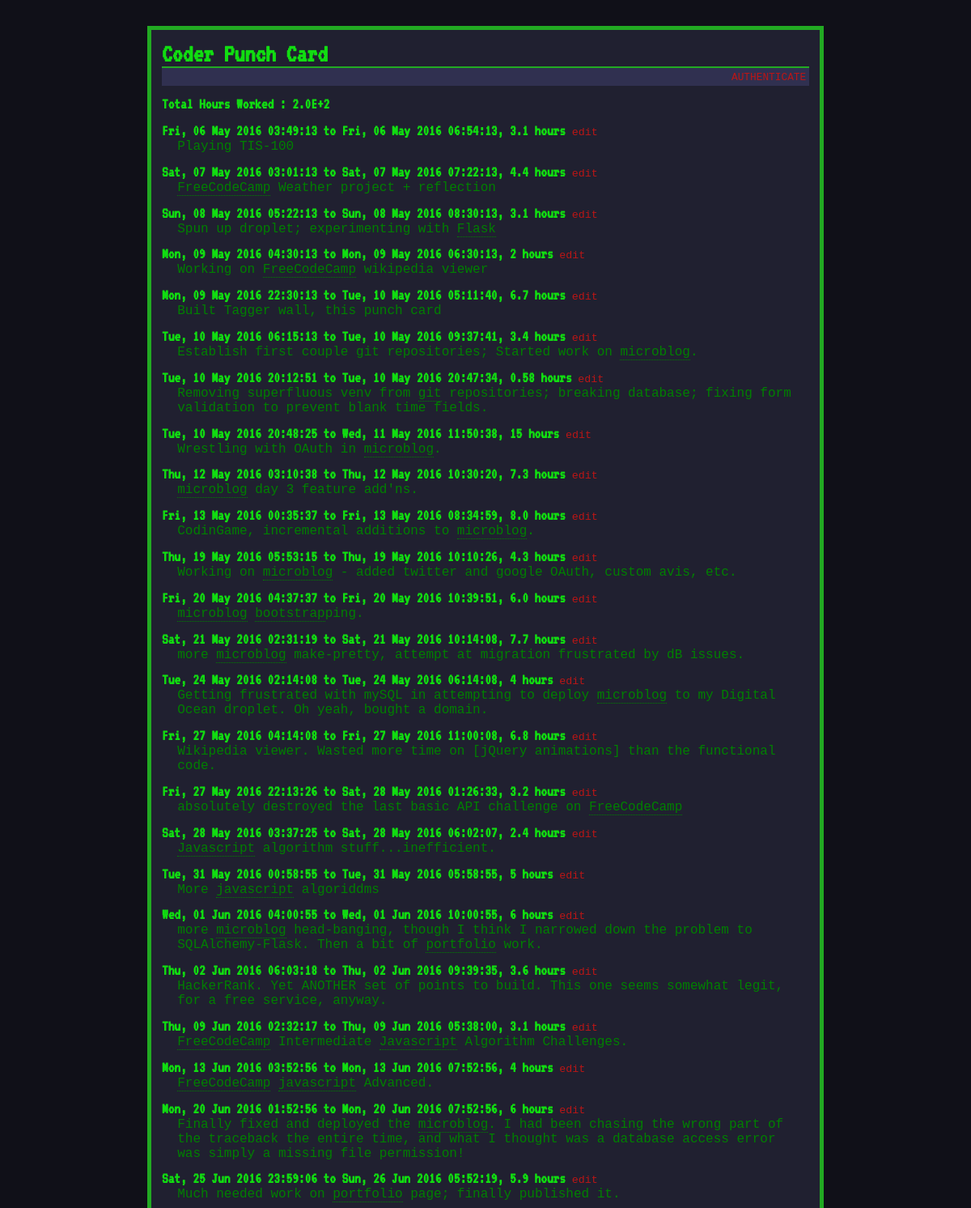
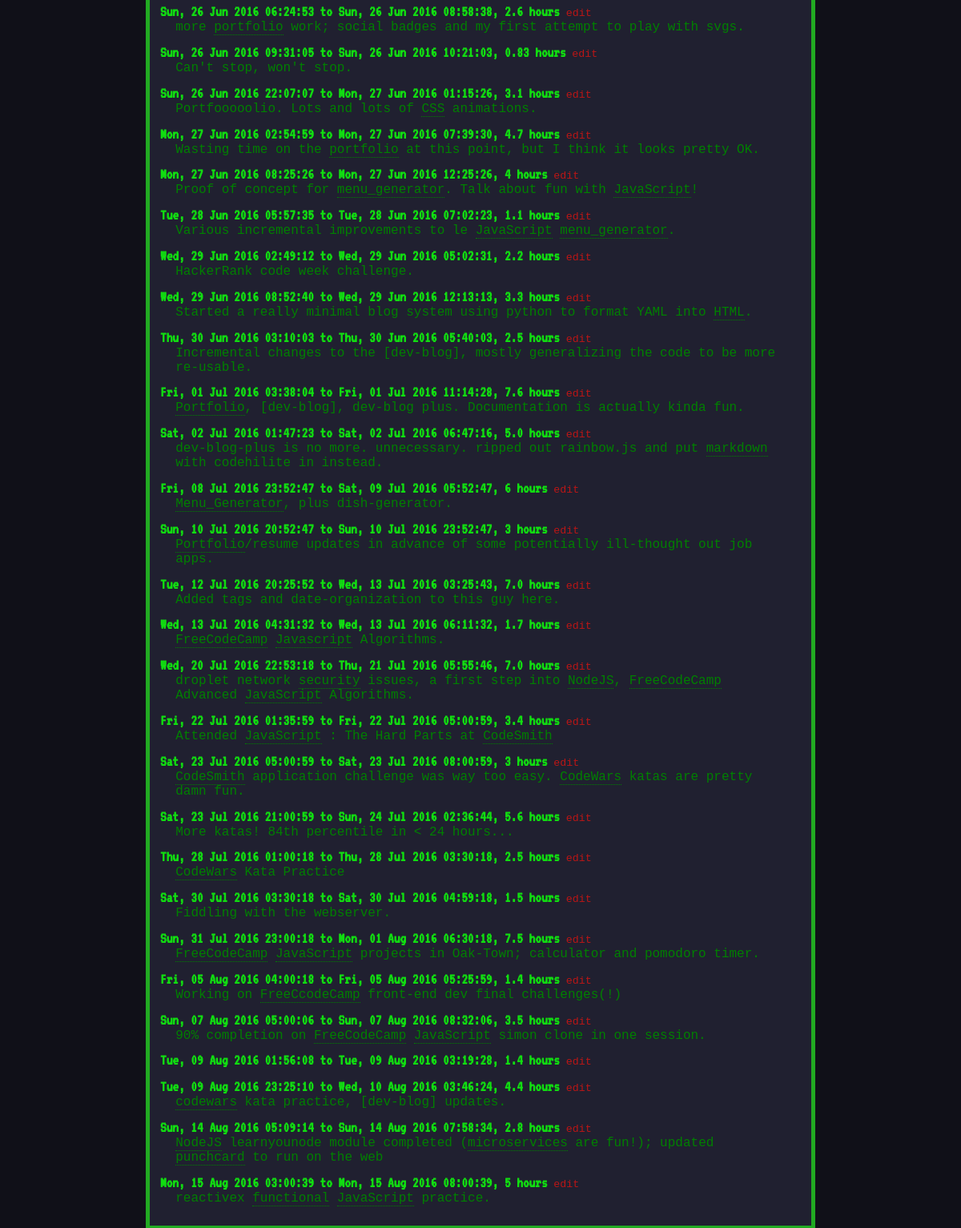
The page / on the database its author committed (2 pictures, top to bottom).
### tables this page shows
CREATE TABLE entries (in_time number NOT NULL, out_time number NOT NULL, "desc" text, id INTEGER PRIMARY KEY AUTOINCREMENT);

### punchcard.py (the view)
@application.route('/')
def show_all_entries():
    getcontext().prec = 2  # set precision for decimal representation of hours worked.
    cur = g.db.execute('select in_time, out_time, desc, id from entries order by in_time asc')  # sort by ascending in time
    entries = [dict(in_time=strftime("%a, %d %b %Y %H:%M:%S", localtime(rows[0])),
                    out_time=strftime("%a, %d %b %Y %H:%M:%S", localtime(rows[1])),
                    elapsed=Decimal((rows[1] - rows[0]) / Decimal(3600)), desc=rows[2], id=rows[3]) for rows in
               cur.fetchall()]
    for entry in entries:  # link up tags
        link_up_entry(entry)
    total_time = 0
    for i_dx in range(len(entries)):
        total_time += entries[i_dx]['elapsed']
    return render_template('show_entries.html', entries=entries,
                           total_time=total_time)  # pass the dict to show_entries.html and render the template

### punchcard.py (called while the page is built)
def link_up_entry(entry):
    entry['desc'] = re.sub(r'\[(\w+)\]', tag_link_markup, entry['desc'])
    entry['in_time'] = re.sub(r'([a-zA-Z]{3})\s(\d{4})', date_link_markup, entry['in_time'])
    entry['out_time'] = re.sub(r'([a-zA-Z]{3})\s(\d{4})', date_link_markup, entry['out_time'])

def connect_db():
    return sqlite3.connect(application.config['DATABASE'])

@application.before_request
def before_request():
    g.db = connect_db()

@application.teardown_request
def teardown_request(exception):
    db = getattr(g, 'db', None)
    if exception:
        flash(exception)
    if db is not None:
        db.close()

### templates/show_entries.html (shortened to what this page needs)
{% extends "layout.html" %}
{% block body %}
	<h2> Total Hours Worked
	 : {{ total_time }}
	</h2>
	<ul class=entries>
		{% for entry in entries %}
			<li><h2>{{ entry.in_time|safe }} to {{ entry.out_time|safe }}, {{ entry.elapsed }} hours </h2><small><a href="/pc/edit/{{ entry.id }}">edit</a></small><br> {{ entry.desc|safe }}
		{% else %}
			<li><em>Get to work, lazy!</em>
		{% endfor %}
	</ul>
{% endblock %}

### templates/layout.html (shortened to what this page needs)
<!doctype html>
<head>
<link rel=stylesheet type=text/css href="{{ url_for('static', filename='style.css') }}">
<link href="{{ url_for('static', filename='jquery-ui.css') }}" rel=stylesheet>
</head>
<body>
	<div class=page>
		<h1>Coder Punch Card</h1>
		<div class=metanav>
			{% if not session.logged_in %}
				<a href="{{ url_for('login') }}">AUTHENTICATE</a>
			{% else %}
				<a href="{{ url_for('logout') }}">SIGN OUT</a>
			{% endif %}
		</div>
		{% block body %}{% endblock%}
	</div>
</body>

### static/style.css (style rules this page uses)
body { font-family: 'Fira+Mono:400,700', monospace; background: #101018; color: green; }
a { color: #BB1616; text-decoration: none; }
.tag-link { color: green; border-bottom: green 1px dotted; }
.date-link { color: #1d1; }
h1, h2 { color: #1D1; }
h1, h2 { font-family: 'VT323', serif; margin: 0; }
h1 { border-bottom: 2px solid #2A2; }
h2 { font-size: 1.2em; display: inline; }
.page { margin: 2em auto; width: 50em; border: 5px solid #2A2; padding: 0.8em; background: #202030; }
.entries { list-style: none; margin: 0; padding: 0; }
.entries li { margin: 0.8em 1.2em; }
.entries li h2 { margin-left: -1em; }
.metanav { text-align: right; font-size: 0.8em; padding: 0.3em; margin-bottom: 1em; background: #303050; }

### rows shown on the page
entries: in_time "Fri, 06 May 2016 03:49:13", out_time "Fri, 06 May 2016 06:54:13", elapsed "3.1", desc "Playing TIS-100"
entries: in_time "Mon, 09 May 2016 22:30:13", out_time "Tue, 10 May 2016 05:11:40", elapsed "6.7", desc "Built Tagger wall, this punch card"
entries: in_time "Fri, 27 May 2016 04:14:08", out_time "Fri, 27 May 2016 11:00:08", elapsed "6.8", desc "Wikipedia viewer. Wasted more time on [jQuery animations] than the functional code."
entries: in_time "Thu, 02 Jun 2016 06:03:18", out_time "Thu, 02 Jun 2016 09:39:35", elapsed "3.6", desc "HackerRank. Yet ANOTHER set of points to build. This one seems somewhat legit, for a free service, anyway."
entries: in_time "Sun, 26 Jun 2016 09:31:05", out_time "Sun, 26 Jun 2016 10:21:03", elapsed "0.83", desc "Can't stop, won't stop."
entries: in_time "Wed, 29 Jun 2016 02:49:12", out_time "Wed, 29 Jun 2016 05:02:31", elapsed "2.2", desc "HackerRank code week challenge."
entries: in_time "Thu, 30 Jun 2016 03:10:03", out_time "Thu, 30 Jun 2016 05:40:03", elapsed "2.5", desc "Incremental changes to the [dev-blog], mostly generalizing the code to be more re-usable."
entries: in_time "Tue, 12 Jul 2016 20:25:52", out_time "Wed, 13 Jul 2016 03:25:43", elapsed "7.0", desc "Added tags and date-organization to this guy here."
entries: in_time "Sat, 23 Jul 2016 21:00:59", out_time "Sun, 24 Jul 2016 02:36:44", elapsed "5.6", desc "More katas! 84th percentile in < 24 hours..."
entries: in_time "Sat, 30 Jul 2016 03:30:18", out_time "Sat, 30 Jul 2016 04:59:18", elapsed "1.5", desc "Fiddling with the webserver."

### other values the page prints
{{ total_time }} "2.0E+2"
{{ entry.in_time|safe }} "Sat, 07 May 2016 03:01:13" "Sun, 08 May 2016 05:22:13" "Mon, 09 May 2016 04:30:13" "Tue, 10 May 2016 06:15:13" "Tue, 10 May 2016 20:12:51" "Tue, 10 May 2016 20:48:25" "Thu, 12 May 2016 03:10:38" "Fri, 13 May 2016 00:35:37" "Thu, 19 May 2016 05:53:15" "Fri, 20 May 2016 04:37:37" "Sat, 21 May 2016 02:31:19" "Tue, 24 May 2016 02:14:08" "Fri, 27 May 2016 22:13:26" "Sat, 28 May 2016 03:37:25" "Tue, 31 May 2016 00:58:55" "Wed, 01 Jun 2016 04:00:55" "Thu, 09 Jun 2016 02:32:17" "Mon, 13 Jun 2016 03:52:56" "Mon, 20 Jun 2016 01:52:56" "Sat, 25 Jun 2016 23:59:06" "Sun, 26 Jun 2016 06:24:53" "Sun, 26 Jun 2016 22:07:07" "Mon, 27 Jun 2016 02:54:59" "Mon, 27 Jun 2016 08:25:26" "Tue, 28 Jun 2016 05:57:35" "Wed, 29 Jun 2016 08:52:40" "Fri, 01 Jul 2016 03:38:04" "Sat, 02 Jul 2016 01:47:23" "Fri, 08 Jul 2016 23:52:47" "Sun, 10 Jul 2016 20:52:47" "Wed, 13 Jul 2016 04:31:32" "Wed, 20 Jul 2016 22:53:18" "Fri, 22 Jul 2016 01:35:59" "Sat, 23 Jul 2016 05:00:59" "Thu, 28 Jul 2016 01:00:18" "Sun, 31 Jul 2016 23:00:18" "Fri, 05 Aug 2016 04:00:18" "Sun, 07 Aug 2016 05:00:06" "Tue, 09 Aug 2016 01:56:08" "Tue, 09 Aug 2016 23:25:10" "Sun, 14 Aug 2016 05:09:14" "Mon, 15 Aug 2016 03:00:39"
{{ entry.out_time|safe }} "Sat, 07 May 2016 07:22:13" "Sun, 08 May 2016 08:30:13" "Mon, 09 May 2016 06:30:13" "Tue, 10 May 2016 09:37:41" "Tue, 10 May 2016 20:47:34" "Wed, 11 May 2016 11:50:38" "Thu, 12 May 2016 10:30:20" "Fri, 13 May 2016 08:34:59" "Thu, 19 May 2016 10:10:26" "Fri, 20 May 2016 10:39:51" "Sat, 21 May 2016 10:14:08" "Tue, 24 May 2016 06:14:08" "Sat, 28 May 2016 01:26:33" "Sat, 28 May 2016 06:02:07" "Tue, 31 May 2016 05:58:55" "Wed, 01 Jun 2016 10:00:55" "Thu, 09 Jun 2016 05:38:00" "Mon, 13 Jun 2016 07:52:56" "Mon, 20 Jun 2016 07:52:56" "Sun, 26 Jun 2016 05:52:19" "Sun, 26 Jun 2016 08:58:38" "Mon, 27 Jun 2016 01:15:26" "Mon, 27 Jun 2016 07:39:30" "Mon, 27 Jun 2016 12:25:26" "Tue, 28 Jun 2016 07:02:23" "Wed, 29 Jun 2016 12:13:13" "Fri, 01 Jul 2016 11:14:28" "Sat, 02 Jul 2016 06:47:16" "Sat, 09 Jul 2016 05:52:47" "Sun, 10 Jul 2016 23:52:47" "Wed, 13 Jul 2016 06:11:32" "Thu, 21 Jul 2016 05:55:46" "Fri, 22 Jul 2016 05:00:59" "Sat, 23 Jul 2016 08:00:59" "Thu, 28 Jul 2016 03:30:18" "Mon, 01 Aug 2016 06:30:18" "Fri, 05 Aug 2016 05:25:59" "Sun, 07 Aug 2016 08:32:06" "Tue, 09 Aug 2016 03:19:28" "Wed, 10 Aug 2016 03:46:24" "Sun, 14 Aug 2016 07:58:34" "Mon, 15 Aug 2016 08:00:39"
{{ entry.elapsed }} "4.4" "3.1" "2" "3.4" "0.58" "15" "7.3" "8.0" "4.3" "6.0" "7.7" "4" "3.2" "2.4" "5" "6" "3.1" "4" "6" "5.9" "2.6" "3.1" "4.7" "4" "1.1" "3.3" "7.6" "5.0" "6" "3" "1.7" "7.0" "3.4" "3" "2.5" "7.5" "1.4" "3.5" "1.4" "4.4" "2.8" "5"
{{ entry.desc|safe }} "FreeCodeCamp Weather project + reflection" "Spun up droplet; experimenting with Flask" "Working on FreeCodeCamp wikipedia viewer" "Establish first couple git repositories; Started work on microblog ." "Removing superfluous venv from git repositories; breaking database; fixing form validation to prevent blank time fields." "Wrestling with OAuth in microblog ." "microblog day 3 feature add'ns." "CodinGame, incremental additions to microblog ." "Working on microblog - added twitter and google OAuth, custom avis, etc." "microblog bootstrap ping." "more microblog make-pretty, attempt at migration frustrated by dB issues." "Getting frustrated with mySQL in attempting to deploy microblog to my Digital Ocean droplet. Oh yeah, bought a domain." "absolutely destroyed the last basic API challenge on FreeCodeCamp" "Javascript algorithm stuff...inefficient." "More javascript algoriddms" "more microblog head-banging, though I think I narrowed down the problem to SQLAlchemy-Flask. Then a bit of portfolio work." "FreeCodeCamp Intermediate Javascript Algorithm Challenges." "FreeCodeCamp javascript Advanced." "Finally fixed and deployed the microblog . I had been chasing the wrong part of the traceback the entire time, and what I thought was a database access error was simply a missing file permission!" "Much needed work on portfolio page; finally published it." "more portfolio work; social badges and my first attempt to play with svgs." "Portfooooolio. Lots and lots of CSS animations." "Wasting time on the portfolio at this point, but I think it looks pretty OK." "Proof of concept for menu_generator . Talk about fun with JavaScript !" "Various incremental improvements to le JavaScript menu_generator ." "Started a really minimal blog system using python to format YAML into HTML ." "Portfolio , [dev-blog], dev-blog plus. Documentation is actually kinda fun." "dev-blog-plus is no more. unnecessary. ripped out rainbow.js and put markdown with codehilite in instead." "Menu_Generator , plus dish-generator." "Portfolio /resume updates in advance of some potentially ill-thought out job apps." "FreeCodeCamp Javascript Algorithms." "droplet network security issues, a first step into NodeJS , FreeCodeCamp Advanced JavaScript Algorithms." "Attended JavaScript : The Hard Parts at CodeSmith" "CodeSmith application challenge was way too easy. CodeWars katas are pretty damn fun." "CodeWars Kata Practice" "FreeCodeCamp JavaScript projects in Oak-Town; calculator and pomodoro timer." "Working on FreeCcodeCamp front-end dev final challenges(!)" "90% completion on FreeCodeCamp JavaScript simon clone in one session." "codewars kata practice, [dev-blog] updates." "NodeJS learnyounode module completed ( microservices are fun!); updated punchcard to run on the web" "reactivex functional JavaScript practice."
